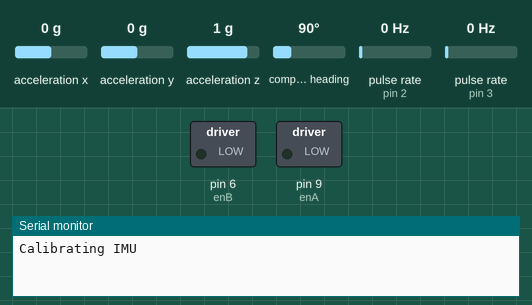
A sketch run on a simulated Arduino Uno, built with avr-gcc and run on an emulated ATmega328P. Parts: switched loads named in the sketch (green lamp = pin HIGH), the last lines printed to the serial monitor. Wiring (inferred from the names in the program): 2 × pulse sensor: data pin 2 / data pin 3. Inputs (shaded band) come from the test bench; at power-on: acceleration x 0 g, acceleration y 0 g, acceleration z 1 g, compass heading 90°, pulse rate (sensors on pin 2, pin 3) 0 Hz.

Above: at 0.1 s.
At 2.1 s:
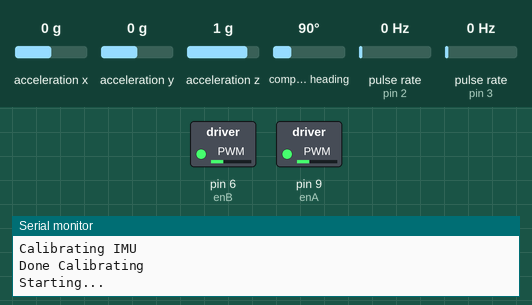
Timing chart, 0 to 3.6 s (numbered marks = the images above):
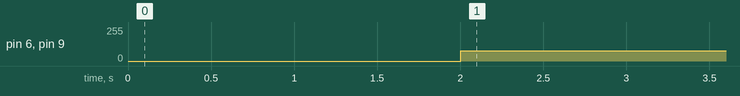

The sketch:

Navigation_Robot_Code_Temlpate.ino
```cpp
//IMU--------------------------------------
#include <Adafruit_Sensor.h>
#include <Adafruit_BNO055.h>
#include <utility/imumaths.h>
Adafruit_BNO055 bno = Adafruit_BNO055(55);
float angle_offset;
float angle;

// encoder---------------------------------
#include <TimerOne.h>
#define leftEncoderPin 2
#define rightEncoderPin 3
float diskSlot = 20;
int leftCounter = 0;
int rightCounter = 0;
int Right = 0;
int Left = 0;

// ultrasonic sensor-----------------------
#define trigPin 4
#define echoPin 5

// servo motor-----------------------------
/*#include <Servo.h>
#define servoPin 6
Servo myservo;*/

// IR receiver-----------------------------
#include <IRremote.hpp>
#define irPin 11
IRrecv irReceive(irPin);
decode_results irInput;

// motor driver----------------------------
#define enA 9       // right wheel
#define enB 6       // left wheel
#define in1 12      // forward
#define in2 13      // backward
#define in3 7       // backward
#define in4 8       // forward

void ISR_Left(){
  if (Left){
    leftCounter++;
  }
  else{
    leftCounter--;
  }
}

void ISR_Right(){
  if (Right){
    rightCounter++;
  }
  else{
    rightCounter--;
  }
}

void TurnRight(int motorSpeed, double delayTime){
  Right = 0;
  Left = 1;
  digitalWrite(in1, LOW);
  digitalWrite(in2, HIGH);
  digitalWrite(in3, LOW);
  digitalWrite(in4, HIGH);
  analogWrite(enA, motorSpeed);
  analogWrite(enB, motorSpeed);
  delay(delayTime);
}

void TurnLeft(int motorSpeed, double delayTime){
  Right = 1;
  Left = 0;
  digitalWrite(in1, HIGH);
  digitalWrite(in2, LOW);
  digitalWrite(in3, HIGH);
  digitalWrite(in4, LOW);
  analogWrite(enA, motorSpeed);
  analogWrite(enB, motorSpeed);
  delay(delayTime);
}

void DriveForward(int motorSpeed, double delayTime){
  Right = 1;
  Left = 1;
  digitalWrite(in1, HIGH);
  digitalWrite(in2, LOW);
  digitalWrite(in3, HIGH);
  digitalWrite(in4, LOW);
  analogWrite(enA, motorSpeed);
  analogWrite(enB, motorSpeed);
  delay(delayTime);
}

void DriveBackward(int motorSpeed, double delayTime){
  Right = 0;
  Left = 0;
  digitalWrite(in1, LOW);
  digitalWrite(in2, HIGH);
  digitalWrite(in3, HIGH);
  digitalWrite(in4, LOW);
  analogWrite(enA, motorSpeed);
  analogWrite(enB, motorSpeed);
  delay(delayTime);
}

void TurnOff(){
  digitalWrite(in1, LOW);
  digitalWrite(in2, LOW);
  digitalWrite(in3, LOW);
  digitalWrite(in4, LOW);
}

float measure_angle(void)
{
  float z_angle;// to determine absolute orientation
  /* Get a new sensor event */
  sensors_event_t event;
  bno.getEvent(&event);
  z_angle = event.orientation.x; //get z-axis rotation angle
  Serial.println(z_angle);
  return z_angle;
}

void Odometry(float offsetR, float offsetL) {
  float R = 0.03325;
  float SR = ((rightCounter - offsetR)/20)*(2*PI*R);
  float SL = ((leftCounter - offsetL)/20)*(2*PI*R);
  float meanDistance = (SR+SL)/2;
  return meanDistance;
}

void setup() {
  Serial.begin(9600);
  attachInterrupt(digitalPinToInterrupt(leftEncoderPin),ISR_Left,RISING);
  attachInterrupt(digitalPinToInterrupt(rightEncoderPin),ISR_Right,RISING);
  irReceive.enableIRIn();
  Serial.println("Calibrating IMU");

  /* Initialise the sensor */
  if (!bno.begin())
  {
    /* There was a problem detecting the imu */

    Serial.print("no imu sensor detected");
    while (1);
  }
  delay(2000);
  bno.setExtCrystalUse(true);
  Serial.println("Done Calibrating");
  Serial.println("Starting...");
  sensors_event_t event;
  bno.getEvent(&event);
  angle_offset = event.orientation.x; //get z-axis rotation angle
}
void loop() {
DriveForward (78,1);}
```

Measured:
- by itself, pin 6 (enB), pin 9 (enA): 0/255 → 78/255 at 2.0 s
